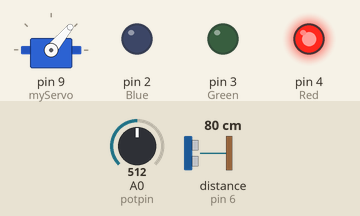
Bench run of a sketch on a simulated Arduino Uno, built with avr-gcc and run on an emulated ATmega328P. Shown: servo, output pins drawn as LEDs (lit = HIGH). Wiring (inferred from the names in the program): ultrasonic range finder: trigger pin 5; echo pin 6. The test bench sets the inputs (shaded band); at power-on: A0 (potpin) = 512, distance to the obstacle (sensor on pin 6) 80 cm. The echo pulse lasts 58.3 µs per cm; pins used as bus, display or sensor lines are not drawn.

Above: at 12.8 s.
12.9 s: A0 (potpin) set to 716
At 15.9 s:
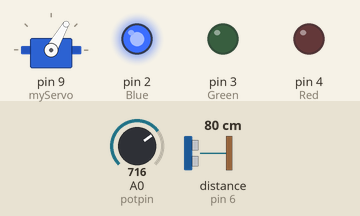
26.9 s: A0 (potpin) set to 900
At 30.5 s:
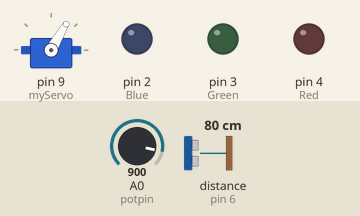
40.5 s: A0 (potpin) set to 1023
At 46.4 s:
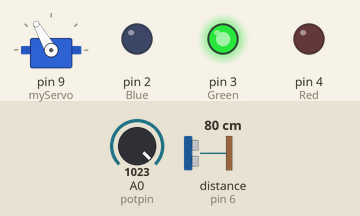
52.6 s: A0 (potpin) set to 306
64.6 s: A0 (potpin) set to 122
Timing chart, 0 to 76.7 s (numbered marks = the images above; inputs shaded):
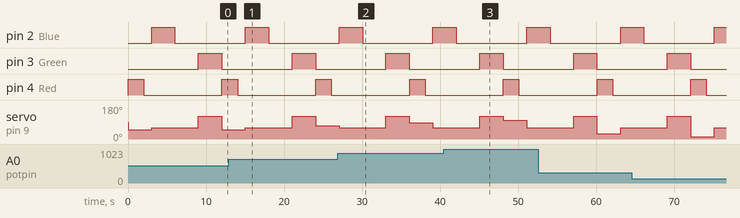

The sketch:

funky_densor1.ino
```cpp
#include <Servo.h>
Servo myServo;
int potpin=0;
int Red = 4;
int Blue = 2;
int Green=3;
int val;
Servo servo1;
int trigpin=5;
int echopin=6;
long distance;
long duration;

void setup()
{
 pinMode(Red, OUTPUT);
 pinMode(Blue, OUTPUT);
  pinMode(Green,OUTPUT);
  myServo.attach(9);
  pinMode(trigpin,OUTPUT);
  pinMode(echopin,INPUT);
}

void loop() {

 ultra();
  myServo.write(0);
  val=analogRead(potpin);
  val = map(val, 0,1023,0,100);
  myServo.write(val);
   delay(15);

  if(distance <=9){
  digitalWrite(Red,HIGH);
  delay(2000);
  digitalWrite(Red, LOW);
  delay(1000);
   myServo.write(60);
  }
   else  { myServo.write(0);}
  if (distance<=9){
  digitalWrite(Blue, HIGH);
  delay(3000);
  digitalWrite(Blue,LOW);
  delay(3000);
   myServo.write(120);
 }

  else { myServo.write(0);}
   if (distance<=9){
  digitalWrite(Green,HIGH);
  delay(3000);
  digitalWrite(Green,LOW);
  delayMicroseconds(3000);
  myServo.write(180);
    }


  else{ myServo.write(0);}
}
void ultra(){
  digitalWrite(trigpin,LOW);
  delayMicroseconds(10);
  digitalWrite(trigpin,HIGH);
  delayMicroseconds(20);
  digitalWrite(trigpin,LOW);
  duration = pulseIn(echopin, HIGH);
  //distance=duration*0.343/2;
}

/*WHERE SERVO MOTORS ARE USED IN MY ENVIRONMENT.

->Home electric devices like DVD and blu-ray disc players
use servos to extract and retrct disc trays
->Automobiles also use servo motors.In modern cars,servo motors
are used to control their speed.
->Servos are also most-suited for electrically operated pieces of machinery
such as elevators, rudders, walking robots, and operating grippers.*/
```
